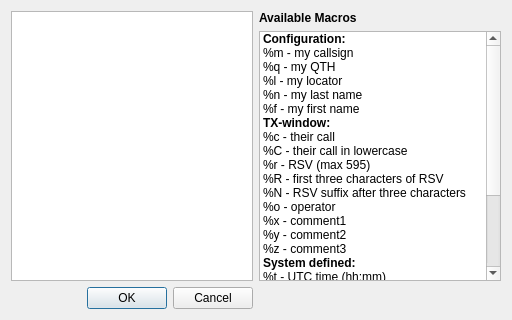
<?xml version="1.0" encoding="UTF-8"?>
<ui version="4.0">
 <class>textForm</class>
 <widget class="QDialog" name="textForm">
  <property name="geometry">
   <rect>
    <x>0</x>
    <y>0</y>
    <width>512</width>
    <height>320</height>
   </rect>
  </property>
  <property name="windowTitle">
   <string>Enter text</string>
  </property>
  <layout class="QGridLayout" name="gridLayout">
   <item row="1" column="0" rowspan="2" colspan="2">
    <widget class="QPlainTextEdit" name="plainTextEdit"/>
   </item>
   <item row="2" column="2">
    <widget class="QListWidget" name="listWidget">
     <item>
      <property name="text">
       <string>Configuration:</string>
      </property>
      <property name="toolTip">
       <string>&lt;html&gt;&lt;head/&gt;&lt;body&gt;&lt;p&gt;Macros where the value is defined in the configuration&lt;/p&gt;&lt;/body&gt;&lt;/html&gt;</string>
      </property>
      <property name="font">
       <font>
        <weight>75</weight>
        <bold>true</bold>
       </font>
      </property>
      <property name="flags">
       <set>ItemIsDragEnabled|ItemIsEnabled</set>
      </property>
     </item>
     <item>
      <property name="text">
       <string>%m - my callsign</string>
      </property>
     </item>
     <item>
      <property name="text">
       <string>%q - my QTH</string>
      </property>
     </item>
     <item>
      <property name="text">
       <string>%l - my locator</string>
      </property>
     </item>
     <item>
      <property name="text">
       <string>%n - my last name</string>
      </property>
     </item>
     <item>
      <property name="text">
       <string>%f - my first name</string>
      </property>
     </item>
     <item>
      <property name="text">
       <string>TX-window:</string>
      </property>
      <property name="toolTip">
       <string>&lt;html&gt;&lt;head/&gt;&lt;body&gt;&lt;p&gt;Macros where the value is entered in the TX-window prior to transmission&lt;/p&gt;&lt;/body&gt;&lt;/html&gt;</string>
      </property>
      <property name="font">
       <font>
        <weight>75</weight>
        <bold>true</bold>
       </font>
      </property>
      <property name="flags">
       <set>ItemIsEnabled</set>
      </property>
     </item>
     <item>
      <property name="text">
       <string>%c - their call</string>
      </property>
      <property name="toolTip">
       <string>&lt;html&gt;&lt;head/&gt;&lt;body&gt;&lt;p&gt;call of the contacted station&lt;/p&gt;&lt;/body&gt;&lt;/html&gt;</string>
      </property>
     </item>
     <item>
      <property name="text">
       <string>%C - their call in lowercase</string>
      </property>
     </item>
     <item>
      <property name="text">
       <string>%r - RSV (max 595)</string>
      </property>
      <property name="toolTip">
       <string>&lt;html&gt;&lt;head/&gt;&lt;body&gt;&lt;p&gt;RSV (radio-strength-video best is 595) You can also input free text as is sometimes required for contest (e.g. 595#007 or Good Copy)&lt;/p&gt;&lt;/body&gt;&lt;/html&gt;</string>
      </property>
     </item>
     <item>
      <property name="text">
       <string>%R - first three characters of RSV</string>
      </property>
     </item>
     <item>
      <property name="text">
       <string>%N - RSV suffix after three characters</string>
      </property>
     </item>
     <item>
      <property name="text">
       <string>%o - operator</string>
      </property>
      <property name="toolTip">
       <string>&lt;html&gt;&lt;head/&gt;&lt;body&gt;&lt;p&gt;name of operator of the contacted station&lt;/p&gt;&lt;/body&gt;&lt;/html&gt;</string>
      </property>
     </item>
     <item>
      <property name="text">
       <string>%x - comment1</string>
      </property>
      <property name="toolTip">
       <string>&lt;html&gt;&lt;head/&gt;&lt;body&gt;&lt;p&gt;comment #1, can be multi-line&lt;/p&gt;&lt;/body&gt;&lt;/html&gt;</string>
      </property>
     </item>
     <item>
      <property name="text">
       <string>%y - comment2</string>
      </property>
      <property name="toolTip">
       <string>&lt;html&gt;&lt;head/&gt;&lt;body&gt;&lt;p&gt;comment #2, can be multi-line&lt;/p&gt;&lt;/body&gt;&lt;/html&gt;</string>
      </property>
     </item>
     <item>
      <property name="text">
       <string>%z - comment3</string>
      </property>
      <property name="toolTip">
       <string>&lt;html&gt;&lt;head/&gt;&lt;body&gt;&lt;p&gt;comment #3, can be multi-line&lt;/p&gt;&lt;/body&gt;&lt;/html&gt;</string>
      </property>
     </item>
     <item>
      <property name="text">
       <string>System defined:</string>
      </property>
      <property name="toolTip">
       <string>&lt;html&gt;&lt;head/&gt;&lt;body&gt;&lt;p&gt;Macros where the value is defined by the system&lt;/p&gt;&lt;/body&gt;&lt;/html&gt;</string>
      </property>
      <property name="font">
       <font>
        <weight>75</weight>
        <bold>true</bold>
       </font>
      </property>
      <property name="flags">
       <set>ItemIsEnabled</set>
      </property>
     </item>
     <item>
      <property name="text">
       <string>%t - UTC time (hh:mm)</string>
      </property>
      <property name="toolTip">
       <string>&lt;html&gt;&lt;head/&gt;&lt;body&gt;&lt;p&gt;time in hours:minutes format&lt;/p&gt;&lt;/body&gt;&lt;/html&gt;</string>
      </property>
     </item>
     <item>
      <property name="text">
       <string>%d - UTC date (yyyy/MM/dd)</string>
      </property>
      <property name="toolTip">
       <string>&lt;html&gt;&lt;head/&gt;&lt;body&gt;&lt;p&gt;date in year/month/day format&lt;/p&gt;&lt;/body&gt;&lt;/html&gt;</string>
      </property>
     </item>
     <item>
      <property name="text">
       <string>%v - qsstv version</string>
      </property>
     </item>
     <item>
      <property name="text">
       <string>%s - SNR</string>
      </property>
      <property name="toolTip">
       <string>&lt;html&gt;&lt;head/&gt;&lt;body&gt;&lt;p&gt;SNR - only to be used for DRM in the WF Text&lt;/p&gt;&lt;/body&gt;&lt;/html&gt;</string>
      </property>
     </item>
     <item>
      <property name="text">
       <string>%T - UTC time (hhmm)</string>
      </property>
     </item>
     <item>
      <property name="text">
       <string>%D - local date (yyyy/MM/dd)</string>
      </property>
     </item>
     <item>
      <property name="text">
       <string>%U - local time (hh:mm)</string>
      </property>
     </item>
     <item>
      <property name="text">
       <string>%u - local time (hhmm)</string>
      </property>
     </item>
    </widget>
   </item>
   <item row="1" column="2">
    <widget class="QLabel" name="label">
     <property name="font">
      <font>
       <weight>75</weight>
       <bold>true</bold>
      </font>
     </property>
     <property name="toolTip">
      <string>&lt;html&gt;&lt;head/&gt;&lt;body&gt;&lt;p&gt;Macros are replaced by their actual values if the image is stored as a Template (i.e. not yet rendered).&lt;/p&gt;&lt;/body&gt;&lt;/html&gt;</string>
     </property>
     <property name="text">
      <string>Available Macros</string>
     </property>
    </widget>
   </item>
   <item row="3" column="2">
    <layout class="QHBoxLayout" name="horizontalLayout"/>
   </item>
   <item row="3" column="1">
    <widget class="QDialogButtonBox" name="buttonBox">
     <property name="orientation">
      <enum>Qt::Horizontal</enum>
     </property>
     <property name="standardButtons">
      <set>QDialogButtonBox::Cancel|QDialogButtonBox::Ok</set>
     </property>
    </widget>
   </item>
  </layout>
 </widget>
 <resources/>
 <connections>
  <connection>
   <sender>buttonBox</sender>
   <signal>accepted()</signal>
   <receiver>textForm</receiver>
   <slot>accept()</slot>
   <hints>
    <hint type="sourcelabel">
     <x>248</x>
     <y>254</y>
    </hint>
    <hint type="destinationlabel">
     <x>157</x>
     <y>274</y>
    </hint>
   </hints>
  </connection>
  <connection>
   <sender>buttonBox</sender>
   <signal>rejected()</signal>
   <receiver>textForm</receiver>
   <slot>reject()</slot>
   <hints>
    <hint type="sourcelabel">
     <x>316</x>
     <y>260</y>
    </hint>
    <hint type="destinationlabel">
     <x>286</x>
     <y>274</y>
    </hint>
   </hints>
  </connection>
 </connections>
</ui>
